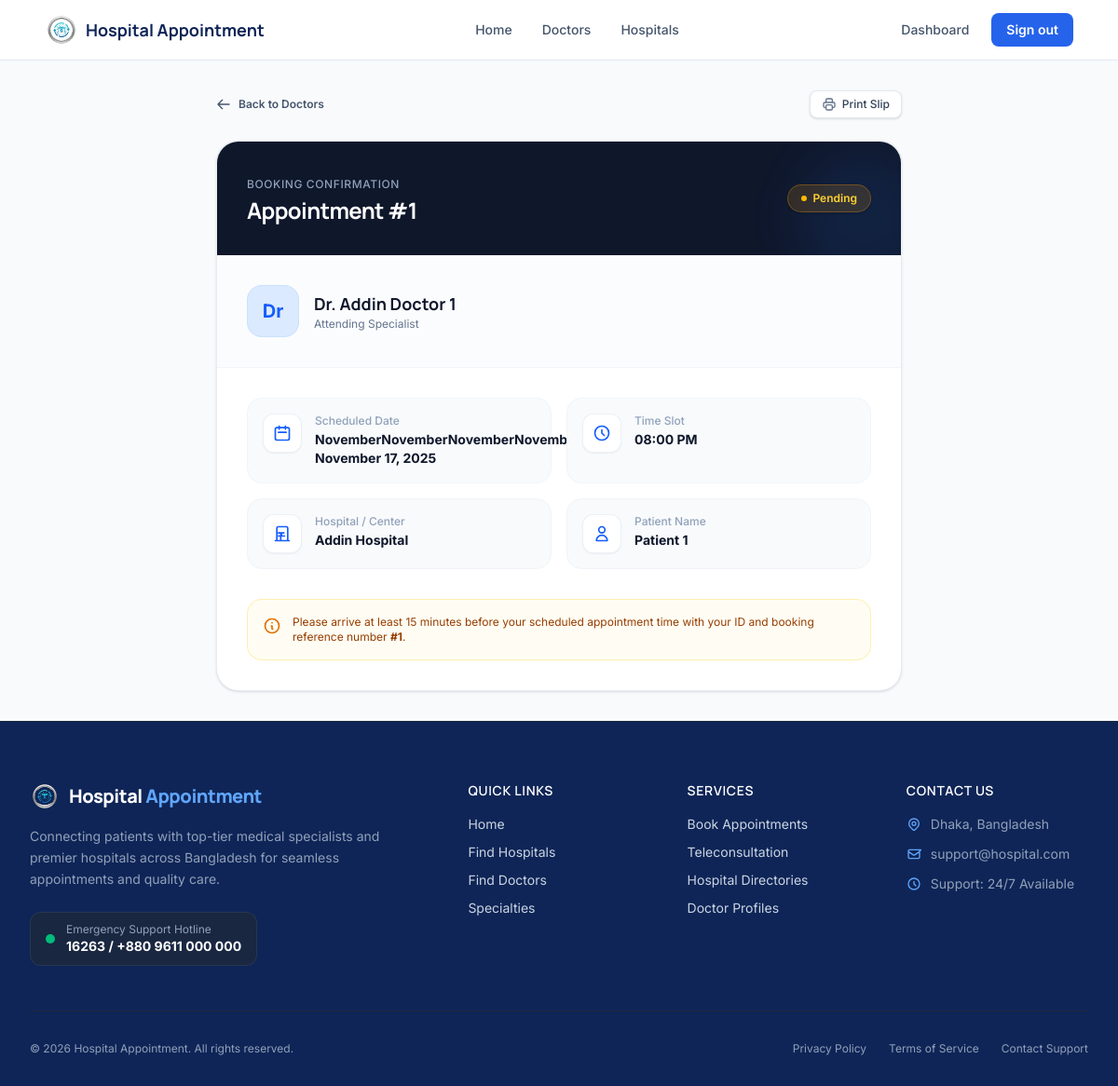
The page /appointment/1/ (signed in) on the database as committed earlier.
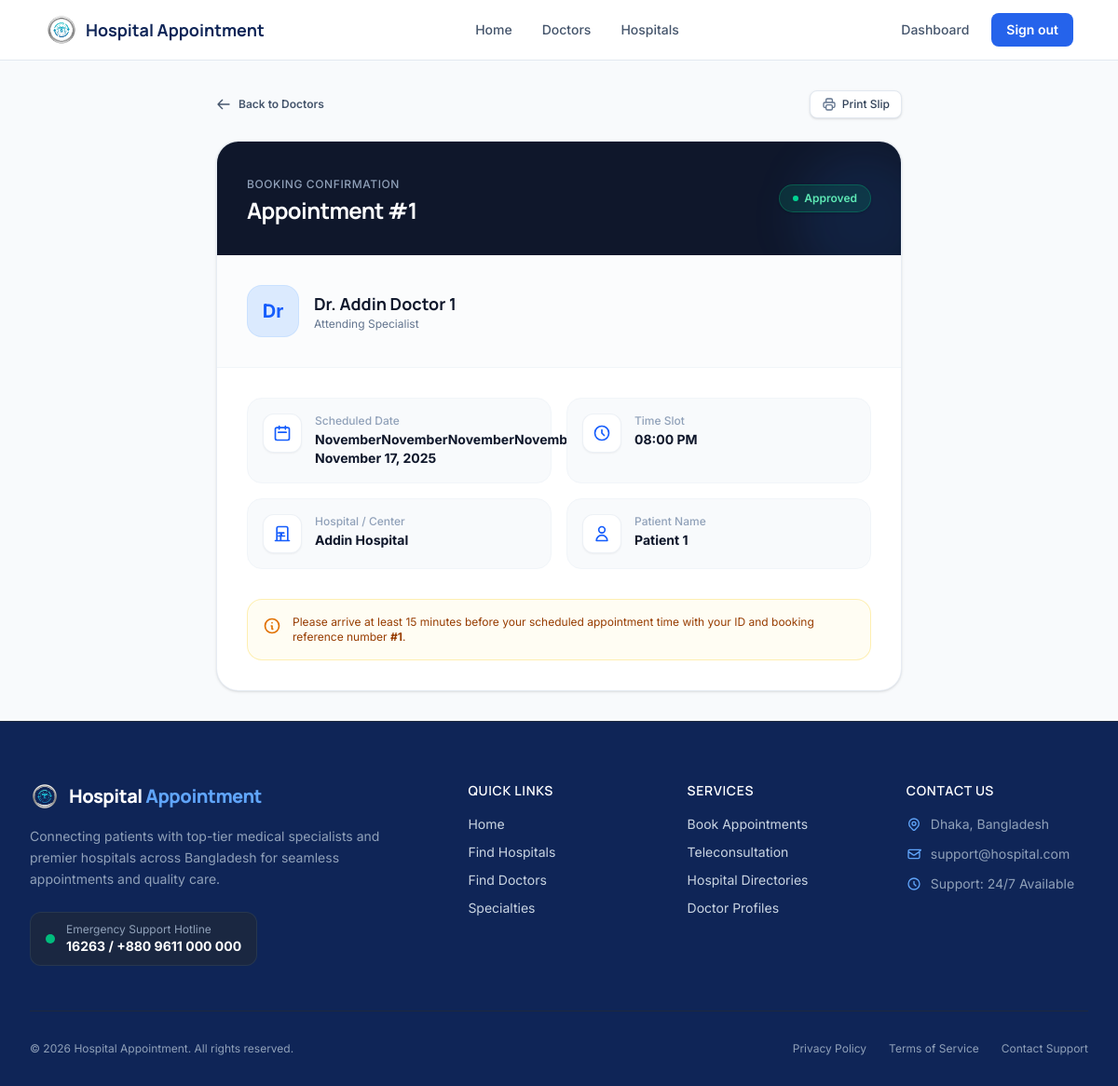
The same page on the database as committed later.
### apps/appointmentApp/models.py (models this page shows, shortened)
class Appointment(models.Model):
    patient = models.ForeignKey(
        CustomUser,
        on_delete=models.PROTECT,
        related_name="appointments_as_patient",
        limit_choices_to={"role": "patient"},
    )
    hospital = models.ForeignKey(
        Hospital, on_delete=models.PROTECT, related_name="appointments"
    )
    doctor = models.ForeignKey(
        DoctorProfile, on_delete=models.PROTECT, related_name="appointments"
    )
    appointment_date = models.DateField()
    appointment_time = models.TimeField()
    status = models.CharField(
        max_length=20, choices=APPOINTMENT_STATUS_CHOICES, default="pending"
    )
    created_by = models.ForeignKey(
        CustomUser,
        on_delete=models.PROTECT,
        related_name="appointments_created",
        help_text="User (Patient, Staff, or Admin) who booked the appointment.",
    )
    created_at = models.DateTimeField(default=timezone.now)
    class Meta:
        ordering = ["appointment_date", "appointment_time"]

### apps/doctorApp/models.py (models this page shows, shortened)
class DoctorProfile(models.Model):
    user = models.OneToOneField(
        CustomUser,
        on_delete=models.CASCADE,
        primary_key=True,
        related_name="doctor_profile",
        limit_choices_to={
            "role": "doctor"
        },  # Ensures only 'doctor' users get a profile
    )
    hospital = models.ManyToManyField(
        Hospital,
        related_name="doctors",
        help_text="One doctor can belongs to multiple hospitals.",
    )
    specialized = models.ManyToManyField(DoctorSpecialized, related_name="doctors")
    image = models.URLField(blank=True, null=True)
    chamber_room = models.CharField(max_length=50, blank=True, null=True)  # Optional
    fee = models.DecimalField(max_digits=10, decimal_places=2, default=0.00)
    search_count = models.PositiveIntegerField(default=0)
    created_at = models.DateTimeField(default=timezone.now)
    class Meta:
        verbose_name = "Doctor Profile"
        verbose_name_plural = "Doctor Profiles"

### apps/userApp/models.py (models this page shows, shortened)
class CustomUser(AbstractBaseUser, PermissionsMixin):
    full_name = models.CharField(max_length=255)
    email = models.EmailField(unique=True)
    phone = models.CharField(max_length=20, unique=True, blank=True, null=True)
    role = models.CharField(
        max_length=50,
        choices=ROLE_CHOICES,
        default='patient', # Default role for self-registered users
        help_text="Defines the user's role in the system."
    )
    hospital = models.ManyToManyField(
        'hospitalApp.Hospital',
        related_name='users',
        help_text="Hospital this user is associated with (Null for Super Admin/Patient)."
    )
    created_at = models.DateTimeField(default=timezone.now)
    is_active = models.BooleanField(default=True)
    is_staff = models.BooleanField(default=False)
    is_superuser = models.BooleanField(default=False)
    last_login = models.DateTimeField(null=True, blank=True)
    date_joined = models.DateTimeField(default=timezone.now)
    objects = CustomUserManager()
    USERNAME_FIELD = 'email'
    REQUIRED_FIELDS = ['full_name', 'role']

### apps/hospitalApp/models.py (models this page shows, shortened)
class Hospital(models.Model):
    name = models.CharField(max_length=255)
    slug = models.SlugField(unique=True, blank=True)
    address = models.TextField()
    contact = models.CharField(max_length=20)
    email = models.EmailField()
    image = models.URLField(blank=True, null=True)
    search_count = models.PositiveIntegerField(default=0)
    created_by = models.ForeignKey(
        "userApp.CustomUser",
        on_delete=models.PROTECT,  # Protects the hospital record from deletion if the creator is still needed
        related_name="hospitals_created",
        limit_choices_to={
            "role": "super_admin"
        },  # Only super admins can create hospitals
    )
    created_at = models.DateTimeField(default=timezone.now)
    class Meta:
        verbose_name = "Hospital"
        verbose_name_plural = "Hospitals"

### apps/appointmentApp/views.py (the view)
# urls.py: path("<int:pk>/", AppointmentDetailView.as_view(), name="appointment_detail"),
class AppointmentDetailView(LoginRequiredMixin, DetailView):
    model = Appointment
    template_name = "appointmentApp/appointment_detail.html"
    context_object_name = "appointment"
    pk_url_kwarg = "pk"
    def get_queryset(self):
        user = self.request.user
        if user.role == "patient":
            qs = Appointment.objects.filter(patient=user)
        elif user.role == "doctor":
            qs = Appointment.objects.filter(doctor__user=user)
        elif user.role in ["hospital_admin", "staff"]:
            qs = Appointment.objects.filter(hospital__in=user.hospital.all())
        else:  # super_admin
            qs = Appointment.objects.all()
        return qs.select_related("doctor__user", "hospital", "patient")

### apps/appointmentApp/templates/appointmentApp/appointment_detail.html (shortened to what the changed rows need)
{% extends 'base.html' %}
{% block content %}
  <div class="max-w-3xl mx-auto px-4 py-8">
    <div class="bg-white rounded-3xl border border-slate-200/80 shadow-sm overflow-hidden">
      <div class="bg-slate-900 p-6 md:p-8 text-white relative overflow-hidden">
        <div class="flex flex-col sm:flex-row sm:items-center justify-between gap-4 relative z-10">
          <div>
            <span class="text-xs font-medium tracking-wider text-slate-400 uppercase">Booking Confirmation</span>
            <h1 class="text-2xl font-bold tracking-tight text-white mt-0.5">Appointment #{{ appointment.pk }}</h1>
          </div>
          <div>
            <span class="inline-flex items-center gap-1.5 px-3.5 py-1.5 rounded-full text-xs font-semibold shadow-sm
            {% if appointment.status == 'approved' %}
              bg-emerald-500/15 text-emerald-300 border border-emerald-500/30
              {% elif appointment.status == 'pending' %}
              bg-amber-500/15 text-amber-300 border border-amber-500/30
              {% elif appointment.status == 'cancelled' %}
              bg-rose-500/15 text-rose-300 border border-rose-500/30
              {% else %}
              bg-slate-700 text-slate-300 border border-slate-600
              {% endif %}">
              <span class="w-1.5 h-1.5 rounded-full
              {% if appointment.status == 'approved' %}
                  bg-emerald-400
                {% elif appointment.status == 'pending' %}
                  bg-amber-400
                {% elif appointment.status == 'cancelled' %}
                  bg-rose-400
                {% else %}
                  bg-slate-400
                {% endif %}">
              </span>
              {{ appointment.get_status_display }}
            </span>
          </div>
        </div>
      </div>
      <div class="p-6 md:p-8 border-b border-slate-100 bg-slate-50/50 flex items-center gap-4">
        <div>
          <h2 class="text-lg font-bold text-slate-900">Dr. {{ appointment.doctor.user.full_name }}</h2>
          <p class="text-xs text-slate-500">Attending Specialist</p>
        </div>
      </div>
      <div class="p-6 md:p-8 grid grid-cols-1 sm:grid-cols-2 gap-4">
        <div class="p-4 rounded-2xl bg-slate-50 border border-slate-100 flex items-start gap-3.5">
          <div>
            <span class="text-xs font-medium text-slate-400 block">Scheduled Date</span>
            <span class="text-sm font-bold text-slate-900 mt-0.5 block">{{ appointment.appointment_date|date:'EEEE, F d, Y' }}</span>
          </div>
        </div>
        <div class="p-4 rounded-2xl bg-slate-50 border border-slate-100 flex items-start gap-3.5">
          <div>
            <span class="text-xs font-medium text-slate-400 block">Time Slot</span>
            <span class="text-sm font-bold text-slate-900 mt-0.5 block">{{ appointment.appointment_time|time:'h:i A' }}</span>
          </div>
        </div>
        <div class="p-4 rounded-2xl bg-slate-50 border border-slate-100 flex items-start gap-3.5">
          <div>
            <span class="text-xs font-medium text-slate-400 block">Hospital / Center</span>
            <span class="text-sm font-bold text-slate-900 mt-0.5 block">{{ appointment.hospital.name }}</span>
          </div>
        </div>
        <div class="p-4 rounded-2xl bg-slate-50 border border-slate-100 flex items-start gap-3.5">
          <div>
            <span class="text-xs font-medium text-slate-400 block">Patient Name</span>
            <span class="text-sm font-bold text-slate-900 mt-0.5 block">{{ appointment.patient.full_name|default:appointment.patient.email }}</span>
          </div>
        </div>
      </div>
      <div class="px-6 pb-6 md:px-8 md:pb-8">
        <div class="p-4 rounded-2xl bg-amber-50/60 border border-amber-200/60 flex items-start gap-3 text-amber-800 text-xs">
          <span>Please arrive at least 15 minutes before your scheduled appointment time with your ID and booking reference number <strong>#{{ appointment.pk }}</strong>.</span>
        </div>
      </div>
    </div>
  </div>
{% endblock %}

Rows that differ between the two databases and show on the page:
changed Appointment "08:00 PM": status "Pending" → "Approved"
